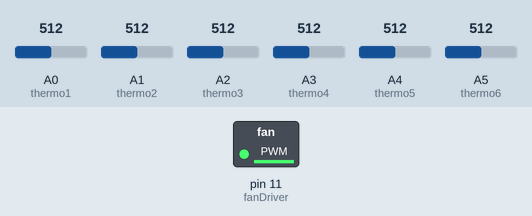
Simulated run of this sketch. Board: Arduino Uno, built with avr-gcc and run on an emulated ATmega328P. Parts: switched loads named in the sketch (green lamp = pin HIGH). Inputs (shaded band) come from the test bench; at power-on: A0 (thermo1) = 512, A1 (thermo2) = 512, A2 (thermo3) = 512, A3 (thermo4) = 512, A4 (thermo5) = 512, A5 (thermo6) = 512.

Above: at 0.1 s.
Timing chart, 0 to 1.6 s (numbered marks = the images above):
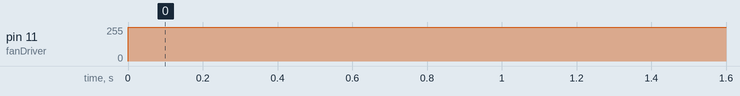

The sketch:

fanDriver.ino
```cpp
int thermo1 = A0;
int thermo2 = A1;
int thermo3 = A2;
int thermo4 = A3;
int thermo5 = A4;
int thermo6 = A5;
int fanDriver = 11;
long thermoAverage;
void setup() {
  pinMode(thermo1, INPUT);
  pinMode(thermo2, INPUT);
  pinMode(thermo3, INPUT);
  pinMode(thermo4, INPUT);
  pinMode(thermo5, INPUT);
  pinMode(thermo6, INPUT);
  pinMode(fanDriver, OUTPUT);
}

void loop() {
  thermoAverage = (analogRead(thermo1) + analogRead(thermo2) + analogRead(thermo3) + analogRead(thermo4) + analogRead(thermo5) + analogRead(thermo6)) / 6;
  analogWrite(fanDriver, 255 * (thermoAverage / 200));
}
```

Measured:
- by itself, pin 11 (fanDriver): 0/255 → 254/255 at 0.00 s
